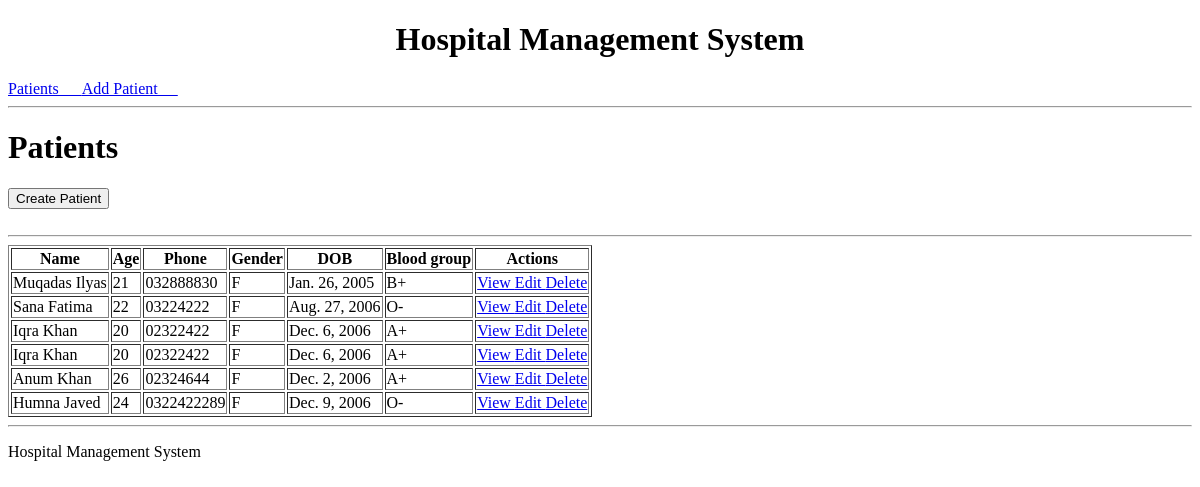
The page /patient/ on the database as committed earlier.
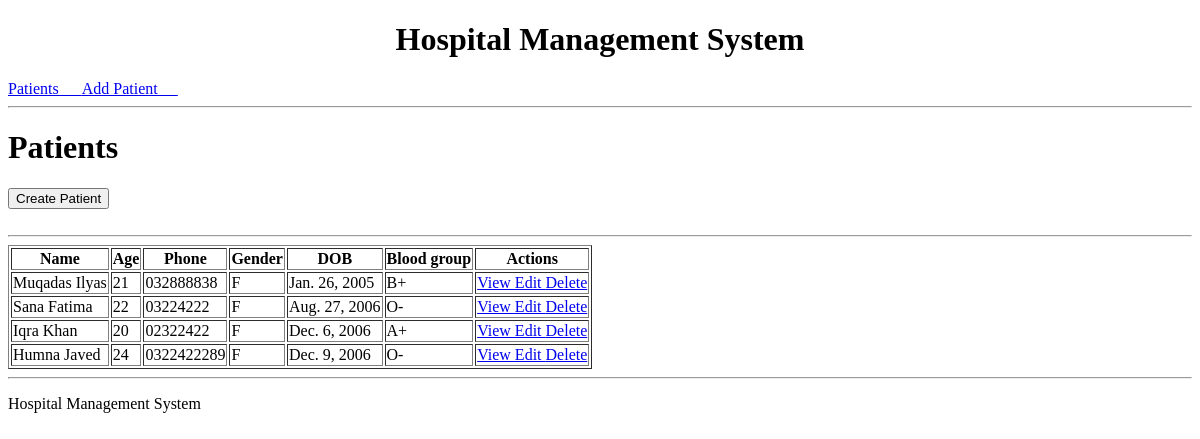
The same page on the database as committed later.
### patient/models.py (models this page shows, shortened)
class Patient(models.Model):
    id = models.AutoField(primary_key=True)
    first_name = models.CharField(max_length=100)
    last_name = models.CharField(max_length=100)
    age = models.IntegerField()
    gender_choices = {
        'M': 'Male',
        'F': 'Female',
    }
    gender = models.CharField(max_length=1, choices=gender_choices)
    blood_type = models.CharField(max_length=2)
    dob = models.DateField()
    phone = models.CharField(max_length=15)

### patient/views.py (the view)
# urls.py: path('', views.PatientListView.as_view(), name='patient'),
class PatientListView(ListView):
    model = Patient
    context_object_name = 'patients'
    template_name = 'patient/patient_list.html'

### patient/templates/patient/patient_list.html (shortened to what this page needs)
{% extends "base.html" %}
{% block content %}
<h1>Patients</h1>
<a href="{% url 'patient_create' %}">
    <button>Create Patient</button>
</a>
<br>
<br>
<hr>
<table border="1">
    <tr>
        <th>Name</th>
        <th>Age</th>
        <th>Phone</th>
        <th>Gender</th>
        <th>DOB</th>
        <th>Blood group</th>
        <th>Actions</th>
    </tr>
    {% for patient in patients %}
    <tr>
        <td>
            {{ patient.first_name }}
            {{ patient.last_name }}
        </td>
        <td>
            {{ patient.age }}
        </td>
        <td>
            {{ patient.phone }}
        </td>
        <td>
            {{patient.gender}}
        </td>
        <td>
            {{patient.dob}}
        </td>
        <td>
            {{patient.blood_type}}
        </td>
        <td>
            <a href="{% url 'patient_detail' patient.id %}">
                View
            </a>
            <a href="{% url 'patient_update' patient.id %}">
                Edit
            </a>
            <a href="{% url 'patient_delete' patient.id %}">
                Delete
            </a>
        </td>
    </tr>
    {% endfor %}
</table>
{% endblock %}

### templates/base.html (shortened to what this page needs)
<!DOCTYPE html>
<html>
<head>
</head>
<body>
    <header>
        <h1 align="center">Hospital Management System</h1>
        <nav>
            <a href="{% url 'patient' %}">
                Patients &emsp;
            </a>
            <a href="{% url 'patient_create' %}">
                Add Patient  &emsp;
            </a>
        </nav>
    </header>
    <hr>
    <main>
        {% block content %}
        {% endblock %}
    </main>
    <hr>
    <footer>
        <p>Hospital Management System</p>
    </footer>
</body>
</html>

Rows that differ between the two databases and show on the page:
removed Patient: first_name "Iqra", last_name "Khan", age "20", phone "02322422", gender "F", dob "Dec. 6, 2006", blood_type "A+"
removed Patient: first_name "Anum", last_name "Khan", age "26", phone "02324644", gender "F", dob "Dec. 2, 2006", blood_type "A+"
changed Patient "Muqadas": phone "032888830" → "032888838"
